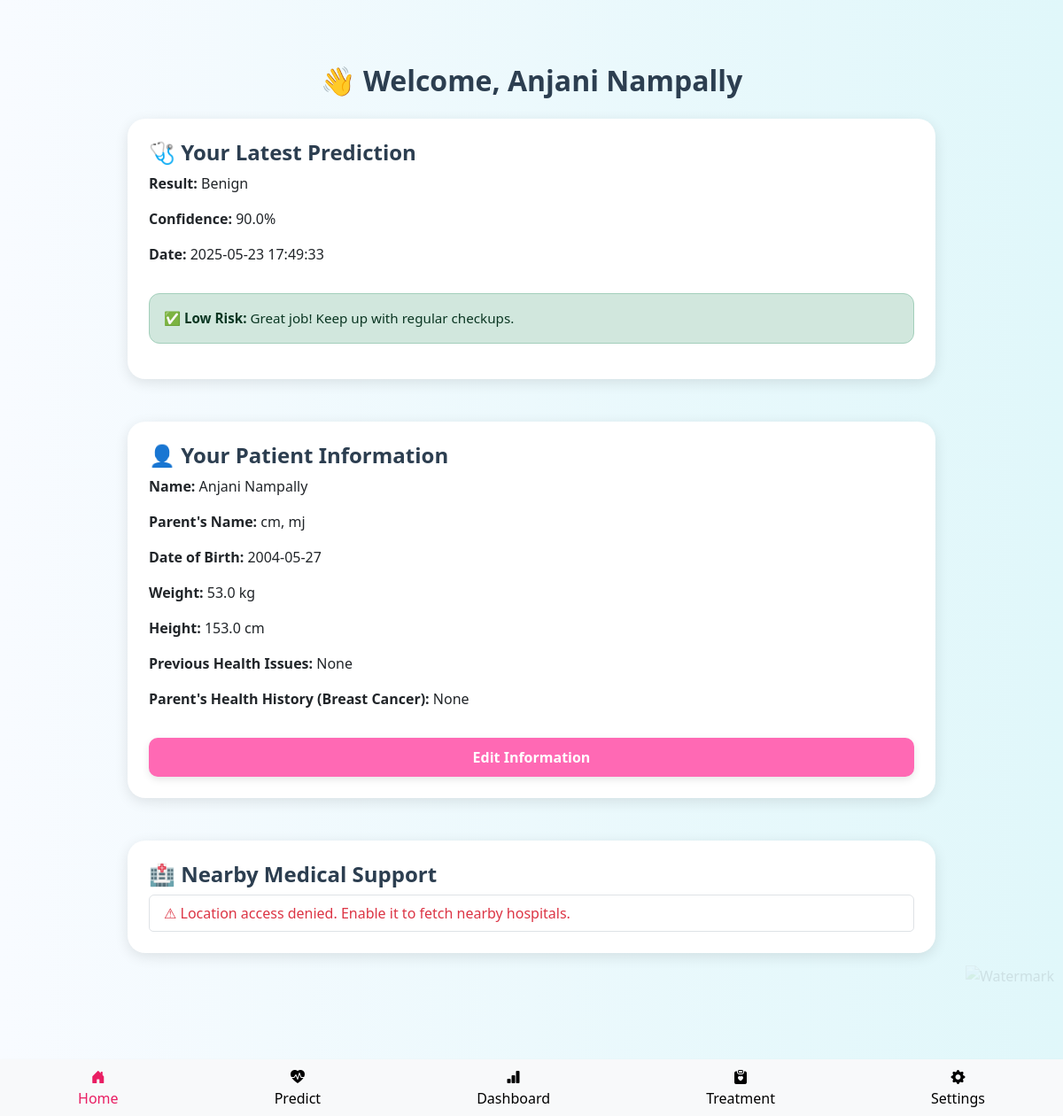
The page / (signed in) on the database its author committed.
### tables this page shows
CREATE TABLE patient_info (
            user_id INTEGER PRIMARY KEY,
            name TEXT,
            parent_name TEXT,
            dob TEXT,
            weight REAL,
            height REAL,
            previous_health_issues TEXT,
            parent_health_issues TEXT
            );

CREATE TABLE predictions (
                id INTEGER PRIMARY KEY AUTOINCREMENT,
                user_id INTEGER,
                features TEXT,
                prediction TEXT,
                confidence REAL,
                timestamp DATETIME DEFAULT CURRENT_TIMESTAMP, created_at TIMESTAMP,
                FOREIGN KEY(user_id) REFERENCES users(id)
            );

### app.py (the view)
@app.route("/")
@login_required
def home():
    db = get_db()
    user_id = current_user.id
    row = db.execute(
        "SELECT prediction, confidence, timestamp FROM predictions WHERE user_id = ? ORDER BY timestamp DESC LIMIT 1",
        (current_user.id,)
    ).fetchone()
    health_status = 'High' if row and row['prediction'] == 'Malignant' else 'Low'
    patient = db.execute("SELECT * FROM patient_info WHERE user_id = ?", (user_id,)).fetchone()
    max_date = date.today().isoformat()
    db.close()
    return render_template(
        "home.html",
        user_data=current_user,
        last_prediction=row,
        health_status=health_status,
        patient=patient,
        max_date=max_date,
    )

### app.py (called while the page is built)
def get_db():
    db_path = os.path.join(os.path.dirname(__file__), 'database.db')
    db = sqlite3.connect(db_path)
    db.row_factory = sqlite3.Row
    return db

@login_manager.user_loader
def load_user(user_id):
    db = get_db()
    user_data = db.execute("SELECT * FROM users WHERE id = ?", (user_id,)).fetchone()
    if user_data:
        return User(id=user_data['id'], username=user_data['username'], email=user_data['email'])
    return None

@app.before_request
def load_logged_in_user():
    if not current_user.is_authenticated:
        g.current_user = type('AnonymousUser', (), {'is_authenticated': False})()
    else:
        user_id = current_user.id
        db = get_db()
        user = db.execute("SELECT * FROM users WHERE id = ?", (user_id,)).fetchone()
        g.current_user = type('User', (), {
            'id': user['id'],
            'username': user['username'],
            'email': user['email'],
            'is_authenticated': True
        })()
        session['darkmode'] = user['darkmode']
        session['notifications'] = user['notifications']

@app.context_processor
def inject_user():
    return dict(current_user=g.current_user)

### templates/home.html (shortened to what this page needs)
{% extends "base.html" %}
{% block content %}
<div class="container mt-5">
    <h2 class="mb-4 text-center">👋 Welcome, {{ patient.name if patient else user_data.name }}</h2>
    {% if last_prediction %}
<div class="card mt-4 p-4">
    <h4>🩺 Your Latest Prediction</h4>
    <p><strong>Result:</strong> {{ last_prediction.prediction }}</p>
    <p><strong>Confidence:</strong> {{ last_prediction.confidence }}%</p>
    <p><strong>Date:</strong> {{ last_prediction.timestamp }}</p>
    {% if health_status == 'High' %}
        <div class="alert alert-danger mt-3">
            🚨 <strong>High Risk Detected:</strong> Please consult a specialist soon.
        </div>
    {% else %}
        <div class="alert alert-success mt-3">
            ✅ <strong>Low Risk:</strong> Great job! Keep up with regular checkups.
        </div>
    {% endif %}
</div>
{% endif %}
    <div class="card mt-5 p-4">
        <h4>👤 Your Patient Information</h4>
        {% if edit_data %}
            <form method="POST" action="{{ url_for('submit_info') }}">
                <div class="mb-3">
                    <label>Name</label>
                    <input type="text" name="name" class="form-control" value="{{ edit_data.name }}" required>
                </div>
                <div class="mb-3">
                    <label>Parent's Name</label>
                    <input type="text" name="parent_name" class="form-control" value="{{ edit_data.parent_name }}" required>
                </div>
                <div class="mb-3">
                    <label>Date of Birth</label>
                    <input type="date" name="dob" class="form-control" value="{{ edit_data.dob }}" required max="{{ max_date }}">
                </div>
                <div class="mb-3">
                    <label>Weight (kg)</label>
                    <input type="number" name="weight" class="form-control" step="0.1" value="{{ edit_data.weight }}" required>
                </div>
                <div class="mb-3">
                    <label>Height (cm)</label>
                    <input type="number" name="height" class="form-control" step="0.1" value="{{ edit_data.height }}" required>
                </div>
                <div class="mb-3">
                    <label>Previous Health Issues</label>
                    <textarea name="previous_health_issues" class="form-control">{{ edit_data.previous_health_issues }}</textarea>
                </div>
                <div class="mb-3">
                    <label>Parent's Health History (related to breast cancer)</label>
                    <textarea name="parent_health_issues" class="form-control">{{ edit_data.parent_health_issues }}</textarea>
                </div>
                <button type="submit" class="btn btn-pink">Save Changes</button>
            </form>
        {% elif patient %}
            <p><strong>Name:</strong> {{ patient.name }}</p>
            <p><strong>Parent's Name:</strong> {{ patient.parent_name }}</p>
            <p><strong>Date of Birth:</strong> {{ patient.dob }}</p>
            <p><strong>Weight:</strong> {{ patient.weight }} kg</p>
            <p><strong>Height:</strong> {{ patient.height }} cm</p>
            <p><strong>Previous Health Issues:</strong> {{ patient.previous_health_issues or 'None' }}</p>
            <p><strong>Parent's Health History (Breast Cancer):</strong> {{ patient.parent_health_issues or 'None' }}</p>
            <a href="{{ url_for('edit_info') }}" class="btn btn-pink mt-3">Edit Information</a>
        {% endif %}
    </div>
    <div class="card mt-5 p-4">
        <h4>🏥 Nearby Medical Support</h4>
        <ul id="hospital-list" class="list-group">
        </ul>
    </div>
</div>
{% endblock %}

### templates/base.html (style rules this page uses)
.light-mode { background-color: #e3f2fd; color: #212529; }
.card { background-color: #ffffff; border-color: #ddd; color: #212529; }
.card h2, .card-title, .card p, .dark-mode .card h2, .dark-mode .card-title, .dark-mode .card p { color: inherit; }
.btn-pink { background-color: #e91e63; color: white; }

### templates/home.html (style rules this page uses)
body { background: linear-gradient(to right, #f8fbff, #e0f7fa); font-family: 'Segoe UI', Tahoma, Geneva, Verdana, sans-serif; }
.container { max-width: 960px; margin: auto; padding-bottom: 60px; }
.card { border-radius: 20px; border: none; background: white; transition: all 0.3s ease; box-shadow: 0 4px 15px rgba(0,0,0,0.1); }
.btn-pink { background-color: #ff69b4; color: white; border: none; font-weight: 600; padding: 10px 20px; border-radius: 10px; box-shadow: 0 3px 8px rgba(0, 0, 0, 0.1); }
h2, h4 { color: #2c3e50; font-weight: 700; }
.alert { border-radius: 12px; font-size: 0.95rem; }

### rows shown on the page
patient_info: name "Anjani Nampally", parent_name "cm, mj", dob "2004-05-27", weight "53.0", height "153.0", previous_health_issues "None", parent_health_issues "None"
predictions: prediction "Benign", confidence "90.0", timestamp "2025-05-23 17:49:33"
